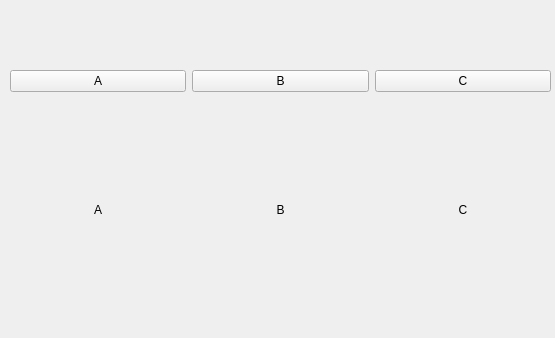
<?xml version="1.0" encoding="UTF-8"?>
<ui version="4.0">
 <class>Widget</class>
 <widget class="QWidget" name="Widget">
  <property name="geometry">
   <rect>
    <x>0</x>
    <y>0</y>
    <width>555</width>
    <height>338</height>
   </rect>
  </property>
  <property name="windowTitle">
   <string>Widget</string>
  </property>
  <widget class="QWidget" name="">
   <property name="geometry">
    <rect>
     <x>10</x>
     <y>70</y>
     <width>541</width>
     <height>251</height>
    </rect>
   </property>
   <layout class="QVBoxLayout" name="verticalLayout">
    <item>
     <layout class="QHBoxLayout" name="horizontalLayout_2">
      <item>
       <widget class="QPushButton" name="aPushButton">
        <property name="text">
         <string>A</string>
        </property>
       </widget>
      </item>
      <item>
       <widget class="QPushButton" name="bPushButton">
        <property name="text">
         <string>B</string>
        </property>
       </widget>
      </item>
      <item>
       <widget class="QPushButton" name="cPushButton">
        <property name="text">
         <string>C</string>
        </property>
       </widget>
      </item>
     </layout>
    </item>
    <item>
     <layout class="QHBoxLayout" name="horizontalLayout">
      <item>
       <widget class="QLabel" name="aLabel">
        <property name="text">
         <string>A</string>
        </property>
        <property name="alignment">
         <set>Qt::AlignCenter</set>
        </property>
       </widget>
      </item>
      <item>
       <widget class="QLabel" name="bLabel">
        <property name="text">
         <string>B</string>
        </property>
        <property name="alignment">
         <set>Qt::AlignCenter</set>
        </property>
       </widget>
      </item>
      <item>
       <widget class="QLabel" name="cLabel">
        <property name="text">
         <string>C</string>
        </property>
        <property name="alignment">
         <set>Qt::AlignCenter</set>
        </property>
       </widget>
      </item>
     </layout>
    </item>
   </layout>
  </widget>
 </widget>
 <resources/>
 <connections/>
</ui>
